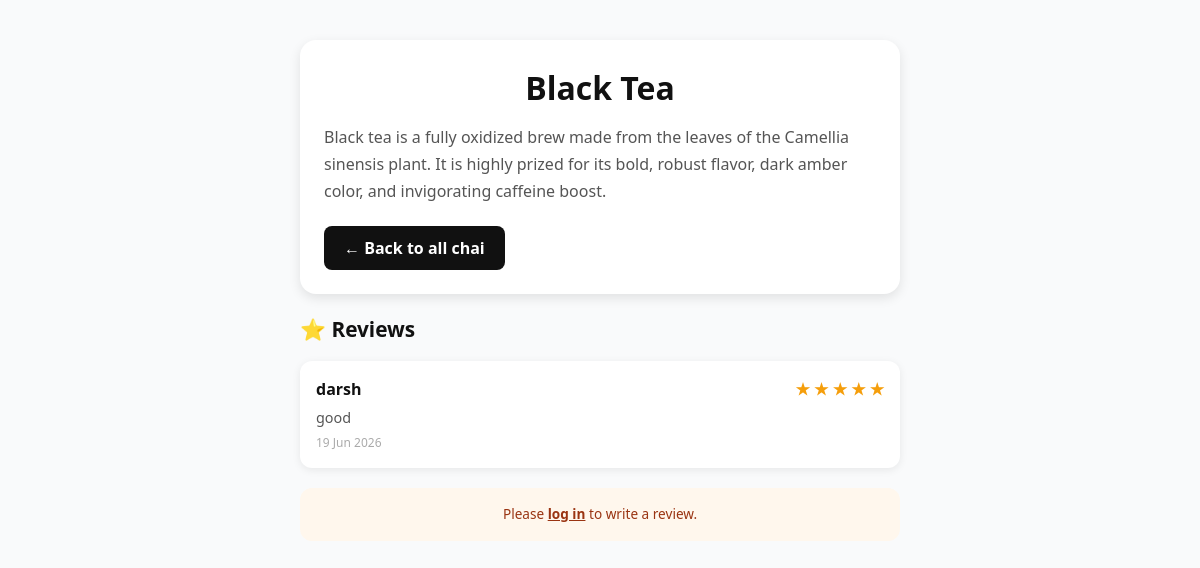
Page /chai/20/ on the committed database.
### chai/models.py (models this page shows, shortened)
class chaivarity(models.Model):
    chai_TYPE_CHOICE = [
        ('ML', 'MASALA'),
        ('GR', 'GINGER'),
        ('KL', 'KIWI'),
        ('PL', 'PLAIN'),
        ('EL', 'ELACHI'),
        ('Lm', 'LEMON'),
        ('IC', 'ICE'),
        ('GT', 'GREEN'),
        ('SF', 'Saffron'),
        ('BL', 'BLACK'),
    ]
    name = models.CharField(max_length=100)
    image = models.ImageField(upload_to='chai/', null=True, blank=True)
    date_added = models.DateTimeField(default=timezone.now)
    type = models.CharField(max_length=2, choices=chai_TYPE_CHOICE)
    description = models.TextField()
    price = models.DecimalField(max_digits=8, decimal_places=2, default=0)

class chaireview(models.Model):
    chai = models.ForeignKey(chaivarity, on_delete=models.CASCADE, related_name='reviews')
    user = models.ForeignKey(User, on_delete=models.CASCADE)
    rating = models.IntegerField()
    comment = models.TextField()
    date_added = models.DateTimeField(default=timezone.now)

### chai/views.py (the view, shortened to what this page needs)
# urls.py: path('<int:chai_id>/', views.chai_detail, name='chai_detail'),
def chai_detail(request, chai_id):
    chai = get_object_or_404(chaivarity, pk=chai_id)
    reviews = chai.reviews.all().order_by('-date_added')
    return render(
        request,
        'chai/chai_detail.html',
        {
            'chai': chai,
            'reviews': reviews,
        }
    )

### chai/Templates/chai/chai_detail.html (shortened to what this page needs)
{% extends "layout.html" %}
{% block content %}
<div style="padding:40px 16px; background:#f9fafb; min-height:100vh;">
    <div style="max-width:600px; margin:0 auto; background:white; border-radius:16px; box-shadow:0 4px 12px rgba(0,0,0,0.1); overflow:hidden; margin-bottom:20px;">
        <div style="padding:24px;">
            <h1 style="font-size:2rem; font-weight:800; color:#111; margin-bottom:12px;">{{ chai.name }}</h1>
            <p style="color:#555; line-height:1.7;">{{ chai.description }}</p>
            <a href="{% url 'all_chai' %}"
               style="display:inline-block; margin-top:20px; background:#111; color:white; padding:10px 20px; border-radius:8px; text-decoration:none; font-weight:600;">
                ← Back to all chai
            </a>
        </div>
    </div>
    <div style="max-width:600px; margin:0 auto;">
        <h2 style="font-size:1.3rem; font-weight:800; color:#111; margin-bottom:16px;">⭐ Reviews</h2>
        {% if reviews %}
            {% for review in reviews %}
            <div style="background:white; border-radius:12px; box-shadow:0 2px 8px rgba(0,0,0,0.08); padding:16px; margin-bottom:12px;">
                <div style="display:flex; justify-content:space-between; align-items:center; margin-bottom:6px;">
                    <p style="font-weight:700; color:#111; margin:0;">{{ review.user.username }}</p>
                    <span style="color:#f59e0b; font-weight:700;">
                        {% for i in "12345" %}
                            {% if forloop.counter <= review.rating %}★{% else %}☆{% endif %}
                        {% endfor %}
                    </span>
                </div>
                <p style="color:#555; font-size:0.9rem; margin:0;">{{ review.comment }}</p>
                <p style="color:#aaa; font-size:0.75rem; margin-top:6px;">{{ review.date_added|date:"d M Y" }}</p>
            </div>
            {% endfor %}
        {% else %}
            <div style="background:white; border-radius:12px; padding:20px; text-align:center; box-shadow:0 2px 8px rgba(0,0,0,0.08); margin-bottom:16px;">
                <p style="color:#777; font-size:0.9rem;">No reviews yet. Be the first to review!</p>
            </div>
        {% endif %}
        {% if user.is_authenticated %}
        <div style="background:white; border-radius:12px; box-shadow:0 2px 8px rgba(0,0,0,0.08); padding:20px; margin-top:20px;">
            <h3 style="font-weight:700; color:#111; margin-bottom:12px;">Write a Review</h3>
            <form method="post">
                {% csrf_token %}
                <label style="display:block; font-size:0.9rem; font-weight:600; color:#333; margin-bottom:6px;">Rating</label>
                <select name="rating" required
                        style="width:100%; border:1px solid #ccc; border-radius:8px; padding:8px; font-size:0.9rem; margin-bottom:12px;">
                    <option value="5">★★★★★ (5)</option>
                    <option value="4">★★★★☆ (4)</option>
                    <option value="3">★★★☆☆ (3)</option>
                    <option value="2">★★☆☆☆ (2)</option>
                    <option value="1">★☆☆☆☆ (1)</option>
                </select>
                <label style="display:block; font-size:0.9rem; font-weight:600; color:#333; margin-bottom:6px;">Comment</label>
                <textarea name="comment" required rows="3"
                          style="width:100%; border:1px solid #ccc; border-radius:8px; padding:8px; font-size:0.9rem; margin-bottom:12px; resize:vertical;"
                          placeholder="Share your thoughts about this chai..."></textarea>
                <button type="submit"
                        style="background:#111; color:white; font-weight:600; padding:10px 20px; border:none; border-radius:8px; cursor:pointer; font-size:0.9rem;">
                    Submit Review
                </button>
            </form>
        </div>
        {% else %}
        <div style="background:#fff7ed; border-radius:12px; padding:16px; text-align:center; margin-top:20px;">
            <p style="color:#9a3412; font-size:0.85rem;">
                Please <a href="/admin/login/" style="font-weight:700; text-decoration:underline;">log in</a> to write a review.
            </p>
        </div>
        {% endif %}
    </div>
</div>
{% endblock %}

### personal_blog/static/style.css (style rules this page uses)
body { background-color: #083d31; color: #ffffffbe; }
h1 { text-align: center; font-size: 3rem; }

### rows in the picture
chaivarity: name "Black Tea", description "Black tea is a fully oxidized brew made from the leaves of the Camellia sinensis plant. It is highly prized for its bold, robust flavor, dark amber color, and invigorating caffeine boost."
chaireview: user.username "darsh", rating 5 (drawn), comment "good", date_added "19 Jun 2026"
